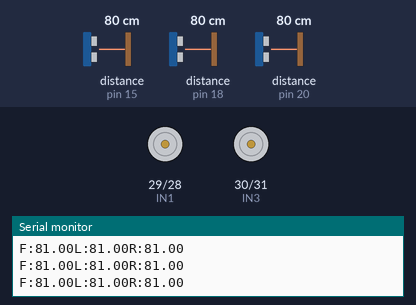
Recording of a sketch running on a simulated Arduino Mega 2560, built with avr-gcc and run on an emulated ATmega2560. On the bench: motor-driver pin pairs drawn as motors (green arrow = first pin HIGH = forward, orange = second pin HIGH = backward, longer = more drive, scaled by the enable pin), the last lines printed to the serial monitor. The inputs (shaded band) are chosen by the test bench; at power-on: distance to the obstacle (sensors on pin 15, pin 18, pin 20) 80 cm. The echo pulse lasts 58.3 µs per cm.

Above: at 1.2 s.
1.3 s: distance to the obstacle (sensor on pin 15) set to 2 cm
4.3 s: distance to the obstacle (sensor on pin 18) set to 120 cm
7.3 s: distance to the obstacle (sensor on pin 20) set to 2 cm
10.3 s: distance to the obstacle (sensor on pin 18) set to 78 cm
11.8 s: distance to the obstacle (sensor on pin 18) set to 71 cm
13.3 s: distance to the obstacle (sensor on pin 18) set to 17 cm
14.8 s: distance to the obstacle (sensor on pin 18) set to 14 cm
At 15.7 s:
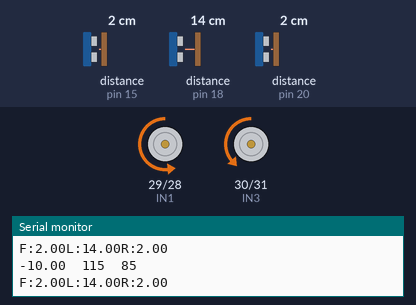
Timing chart, 0 to 17.4 s (numbered marks = the images above; inputs shaded):
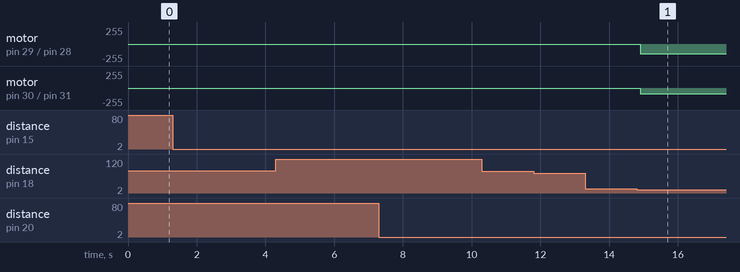

Measured:
- the behaviour switches between 16 and 15 cm on distance to the obstacle (sensor on pin 18) (found by bisection; images 0 and 1)
- after the input at 14.8 s, motor on pin 29 (IN1) / pin 28 (IN2): stopped → backward 145/255 after 0.11 s; motor on pin 30 (IN3) / pin 31 (IN4): stopped → backward 85/255 after 0.11 s

The sketch:

S-bot_wall_drive_mode.ino
```cpp
#include <NewPing.h>

#define motor_speed_offset 30
#define FTRIGGER_PIN 14
#define FECHO_PIN 15
#define LTRIGGER_PIN 19
#define LECHO_PIN 18
#define RTRIGGER_PIN 21
#define RECHO_PIN 20
#define MAX_DISTANCE 100
#define SONAR_NUM 3

#define IN1 29
#define IN2 28
#define ENR 10

#define IN3 30
#define IN4 31
#define ENL 11

NewPing sonar_front(FTRIGGER_PIN, FECHO_PIN, MAX_DISTANCE);
NewPing sonar_left(LTRIGGER_PIN, LECHO_PIN, MAX_DISTANCE);
NewPing sonar_right(RTRIGGER_PIN, RECHO_PIN, MAX_DISTANCE);

const int numReadings = 5;
float distance = 0.0;
float ldistance = 0.0;
float rdistance = 0.0;
int freadings[numReadings];  // 신호값을 읽는 배열을 지정. 배열의 크기는 위의 값으로 정함
int lreadings[numReadings];
int rreadings[numReadings];
int readIndex = 0;                 // 몇번째 신호인지를 표시하는 인덱스 변수
float ftotal = 0;                        // 합계 변수
float ltotal = 0;
float rtotal = 0;
float faverage = 0;                    // 평균값 변수
float laverage = 0;
float raverage = 0;
float UltrasonicSensorData[SONAR_NUM];
int mode=-1;
void read_ultrasonic_sensor(void)
{
  float distance = sonar_front.ping_cm();  // 센서입력값을 읽어온다
  float ldistance = sonar_left.ping_cm();
  float rdistance = sonar_right.ping_cm();
  ftotal -= freadings[readIndex];      // 가장 오래된 data를 합계에서 빼서 없앤다
  ltotal -= lreadings[readIndex];
  rtotal -= rreadings[readIndex];
  freadings[readIndex] = distance;
  lreadings[readIndex] = ldistance;
  rreadings[readIndex] = rdistance;// 센서입력값을 배열에 저장
  ftotal += freadings[readIndex];     // 읽은 값을 합계에 더한다
  ltotal += lreadings[readIndex];
  rtotal += rreadings[readIndex];
  readIndex++;                  // 신호값을 읽은 인덱스를 1 증가 시킨다.
  if (readIndex >= numReadings)
  {
    readIndex = 0;                              // 0으로 만들어 처음부터 다시 시작한다
  }
  faverage = ftotal / numReadings;    // 평균값을 구한다
  laverage = ltotal / numReadings;
  raverage = rtotal / numReadings;
  UltrasonicSensorData[0]=faverage;
  UltrasonicSensorData[1]=laverage;
  UltrasonicSensorData[2]=raverage;
}

void Sonar_Data_Display(int flag)
{
  char Sonar_data_display[40];
  if(flag==0) return;
  else
  {
    sprintf(Sonar_data_display,"F:");
    Serial.print(Sonar_data_display);
    Serial.print(UltrasonicSensorData[0]);
    Serial.print("L:");
    Serial.print(UltrasonicSensorData[1]);
    Serial.print("R:");
    Serial.println(UltrasonicSensorData[2]);
  }
}

void setup()
{
    Serial.begin(9600);
    pinMode(IN1, OUTPUT);
    pinMode(IN2, OUTPUT);
    pinMode(IN3, OUTPUT);
    pinMode(IN4, OUTPUT);
    pinMode(ENL, OUTPUT);
    pinMode(ENR, OUTPUT);
    for (int thisReading = 0; thisReading < numReadings; thisReading++)
    {
      freadings[thisReading] = 0;
      lreadings[thisReading] = 0;
      rreadings[thisReading] = 0;
    }
}

void Robot_Mode_Define(void)
{
  int i;
  read_ultrasonic_sensor();
  for(i=0;i<3;i++)
  {
    if(UltrasonicSensorData[i]==0) UltrasonicSensorData[i]=MAX_DISTANCE;
  }
  Sonar_Data_Display(1);
  if((UltrasonicSensorData[1]>=15)&&(UltrasonicSensorData[2]>=15))
  {
    mode=0;
  }
  if((UltrasonicSensorData[1]<=15)&&(UltrasonicSensorData[2]<=15))
  {
    mode=1;
  }
  if((UltrasonicSensorData[2]<=35)&&(UltrasonicSensorData[1]>=40))
  {
    mode=2;
  }
  if((UltrasonicSensorData[1]>=35)&&(UltrasonicSensorData[2]>=40))
  {
    mode=3;
  }
}

void motor_l(int speed)
{
    if (speed >= 0)
    {
        digitalWrite(IN1, LOW);
        digitalWrite(IN2, HIGH);
        analogWrite(ENL, speed); // 0-255
    }
    else
    {
        digitalWrite(IN1, HIGH);
        digitalWrite(IN2, LOW);
        analogWrite(ENL, -speed);
    }
}

void motor_r(int speed)
{
    if (speed >= 0)
    {
        digitalWrite(IN3, LOW);
        digitalWrite(IN4, HIGH);
        analogWrite(ENR, speed); // 0-255
    }
    else
    {
        digitalWrite(IN3, HIGH);
        digitalWrite(IN4, LOW);
        analogWrite(ENR, -speed);
    }
}

void robot_control(int left_motor_speed, int right_motor_speed)
{
    motor_l(left_motor_speed);
    motor_r(right_motor_speed);
}

void wall_following_l(int distance,int base_speed)
{
  int i;
  float kp=3;
  float kd=15;
  int l_speed=0;
  int r_speed=0;
  float error=0;
  float d_error=0;
  float error_old=0;
  float speed_control;
  int speed_control_max=15;
  read_ultrasonic_sensor();
  Sonar_Data_Display(0);
  error=UltrasonicSensorData[1]-distance;
  d_error=error-error_old;
  speed_control=kp*error+kd*d_error;
  if(speed_control>=speed_control_max) speed_control=speed_control_max;
  if(speed_control<= -speed_control_max) speed_control=-speed_control_max;
  l_speed=base_speed+speed_control;
  r_speed=base_speed-speed_control;
  error_old=error;

  Serial.print(error);
  Serial.print("  ");
  Serial.print(l_speed);
  Serial.print("  ");
  Serial.println(r_speed);
  robot_control(l_speed+motor_speed_offset,r_speed);
}


void wall_following_r(int distance,int base_speed)
{
  int i;
  float kp=3;
  float kd=15;
  int l_speed=0;
  int r_speed=0;
  float error=0;
  float d_error=0;
  float error_old=0;
  float speed_control;
  int speed_control_max=15;
  read_ultrasonic_sensor();
  Sonar_Data_Display(0);
  error=UltrasonicSensorData[2]-distance;
  d_error=error-error_old;
  speed_control=kp*error+kd*d_error;
  if(speed_control>=speed_control_max) speed_control=speed_control_max;
  if(speed_control<= -speed_control_max) speed_control=-speed_control_max;
  l_speed=base_speed-speed_control;
  r_speed=base_speed+speed_control;
  error_old=error;

  Serial.print(error);
  Serial.print("  ");
  Serial.print(l_speed);
  Serial.print("  ");
  Serial.println(r_speed);
  robot_control(l_speed+motor_speed_offset,r_speed);
}


void loop()
{
  Robot_Mode_Define();

  if(mode == 1)
  {
    wall_following_r(12,100); // 오른쪽 벽을 기준으로 12cm 유지하면서 주행
  }
}
```
